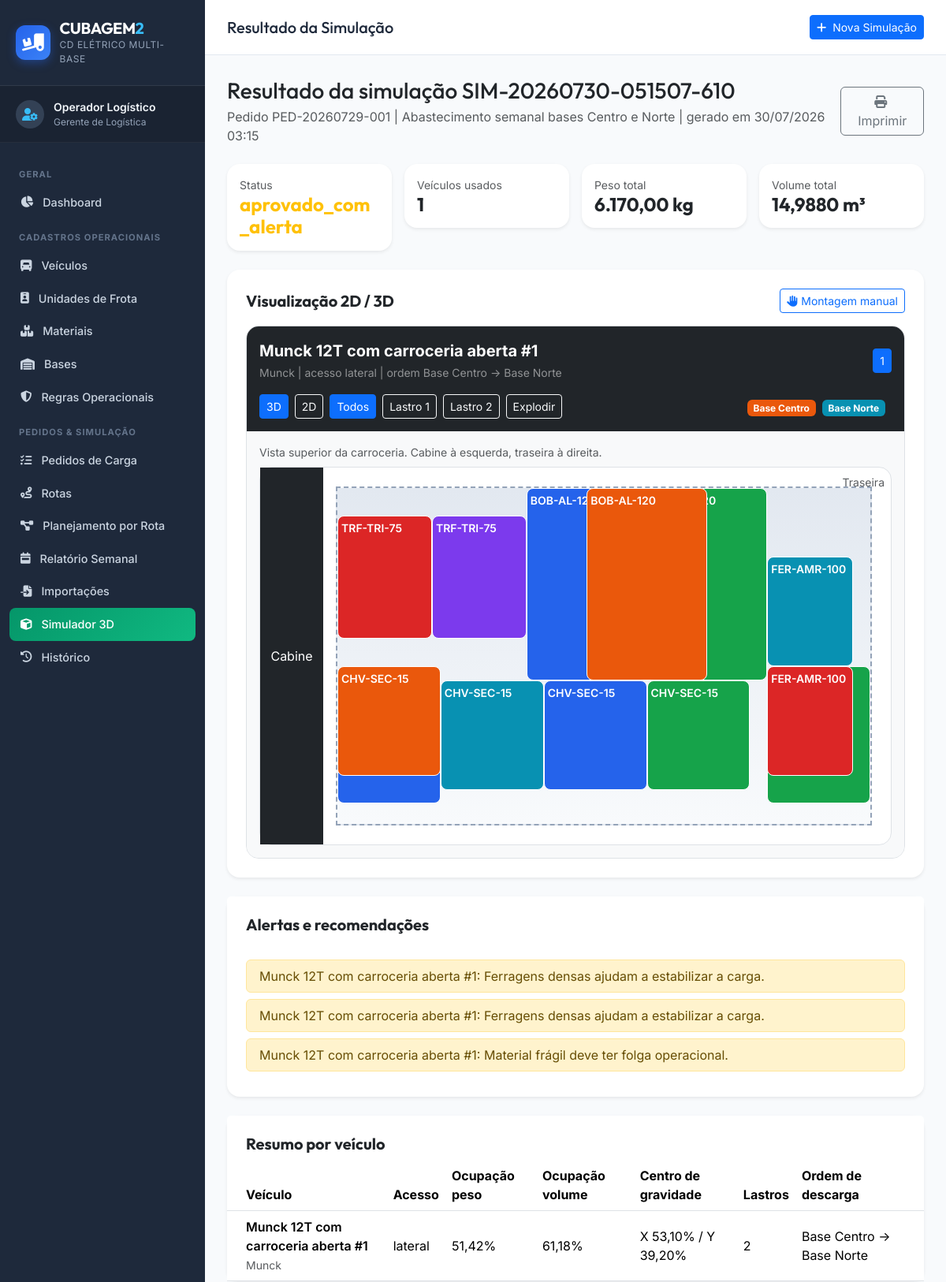
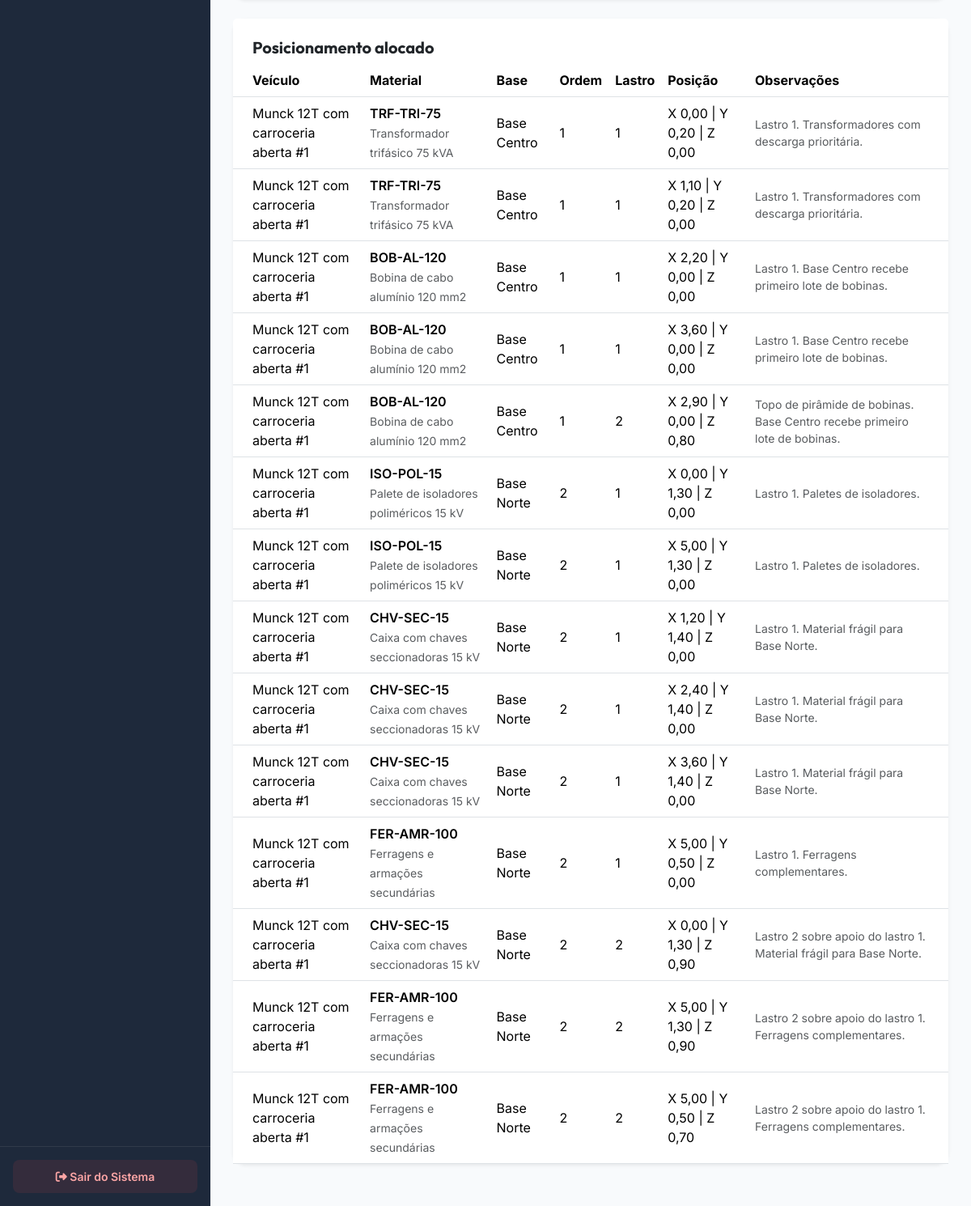
Page /pages/resultado_simulacao.php?id=17 on the committed database (2 pictures, top to bottom).
### tables this page shows
CREATE TABLE simulacao_veiculos (
  id INTEGER PRIMARY KEY AUTOINCREMENT,
  simulacao_id INTEGER NOT NULL,
  veiculo_id INTEGER NOT NULL,
  slot_codigo TEXT NOT NULL,
  veiculo_nome TEXT NOT NULL,
  tipo_veiculo TEXT NOT NULL,
  acesso_descarga TEXT NOT NULL,
  comprimento_m REAL NOT NULL,
  largura_m REAL NOT NULL,
  altura_m REAL NOT NULL,
  capacidade_kg REAL NOT NULL,
  capacidade_m3 REAL NOT NULL,
  peso_total_kg REAL NOT NULL,
  volume_total_m3 REAL NOT NULL,
  ocupacao_peso_pct REAL NOT NULL,
  ocupacao_volume_pct REAL NOT NULL,
  centro_gravidade_x REAL NOT NULL,
  centro_gravidade_y REAL NOT NULL,
  lastros_utilizados INTEGER NOT NULL,
  ordem_carga TEXT NULL,
  ordem_descarga TEXT NULL,
  FOREIGN KEY (simulacao_id) REFERENCES simulacoes(id) ON DELETE CASCADE,
  FOREIGN KEY (veiculo_id) REFERENCES veiculos(id) ON DELETE RESTRICT
);

CREATE TABLE simulacoes (
  id INTEGER PRIMARY KEY AUTOINCREMENT,
  codigo_simulacao TEXT NOT NULL UNIQUE,
  pedido_id INTEGER NOT NULL,
  usuario_id INTEGER NULL,
  score_total REAL NOT NULL,
  status TEXT NOT NULL,
  total_veiculos INTEGER NOT NULL,
  qtd_itens_total INTEGER NOT NULL,
  qtd_itens_alocados INTEGER NOT NULL,
  qtd_itens_nao_alocados INTEGER NOT NULL,
  peso_total_kg REAL NOT NULL,
  volume_total_m3 REAL NOT NULL,
  observacoes TEXT NULL,
  created_at DATETIME DEFAULT CURRENT_TIMESTAMP,
  FOREIGN KEY (pedido_id) REFERENCES pedidos_carga(id) ON DELETE CASCADE
);

CREATE TABLE pedidos_carga (
  id INTEGER PRIMARY KEY AUTOINCREMENT,
  codigo_pedido TEXT NOT NULL UNIQUE,
  descricao TEXT NOT NULL,
  status TEXT DEFAULT 'rascunho',
  observacoes TEXT NULL,
  created_at DATETIME DEFAULT CURRENT_TIMESTAMP,
  updated_at DATETIME DEFAULT CURRENT_TIMESTAMP
);

CREATE TABLE simulacao_alertas (
  id INTEGER PRIMARY KEY AUTOINCREMENT,
  simulacao_id INTEGER NOT NULL,
  simulacao_veiculo_id INTEGER NULL,
  tipo_alerta TEXT NOT NULL,
  severidade TEXT NOT NULL,
  mensagem TEXT NOT NULL,
  FOREIGN KEY (simulacao_id) REFERENCES simulacoes(id) ON DELETE CASCADE,
  FOREIGN KEY (simulacao_veiculo_id) REFERENCES simulacao_veiculos(id) ON DELETE CASCADE
);

### controllers/SimulacaoController.php (called while the page is built, shortened)
<?php
require_once __DIR__ . '/../models/Simulacao.php';
class SimulacaoController {
    private Simulacao $model;
    public function __construct() {
        $this->model = new Simulacao();
    }
    public function buscar(int $id): ?array {
        return $this->model->buscarPorId($id);
    }
}

### models/Simulacao.php (called while the page is built, shortened)
<?php
require_once __DIR__ . '/Regra.php';
class Simulacao {
    private PDO $pdo;
    public function __construct() {
        global $pdo;
        $this->pdo = $pdo;
    }
    public function buscarPorId(int $id): ?array {
        $stmt = $this->pdo->prepare(
            'SELECT s.*, p.codigo_pedido, p.descricao AS pedido_descricao
             FROM simulacoes s
             JOIN pedidos_carga p ON p.id = s.pedido_id
             WHERE s.id = ?'
        );
        $stmt->execute([$id]);
        $sim = $stmt->fetch();
        $stmtVeiculos = $this->pdo->prepare(
            'SELECT * FROM simulacao_veiculos WHERE simulacao_id = ? ORDER BY id ASC'
        );
        $stmtVeiculos->execute([$id]);
        $veiculos = $stmtVeiculos->fetchAll();
        foreach ($veiculos as &$veiculo) {
            $stmtPos = $this->pdo->prepare(
                'SELECT p.*, m.categoria, m.formato_fisico, m.empilhavel, m.max_lastros, m.perfil_empilhamento, m.fragilidade, m.amarracao_especial
                 FROM simulacao_posicoes p
                 JOIN materiais m ON m.id = p.material_id
                 WHERE p.simulacao_veiculo_id = ?
                 ORDER BY p.ordem_entrega ASC, p.lastro_posicao ASC, p.id ASC'
            );
            $stmtPos->execute([$veiculo['id']]);
            $veiculo['itens'] = $stmtPos->fetchAll();
        }
        $stmtPend = $this->pdo->prepare(
            'SELECT p.*, m.categoria, m.formato_fisico, m.empilhavel, m.max_lastros, m.perfil_empilhamento, m.fragilidade, m.amarracao_especial
             FROM simulacao_posicoes p
             JOIN materiais m ON m.id = p.material_id
             WHERE p.simulacao_id = ? AND p.simulacao_veiculo_id IS NULL AND p.status_alocacao = "nao_alocado"
             ORDER BY p.ordem_entrega ASC, p.id ASC'
        );
        $stmtPend->execute([$id]);
        $sim['itens_nao_alocados'] = $stmtPend->fetchAll();
        $stmtAlertas = $this->pdo->prepare(
            'SELECT * FROM simulacao_alertas WHERE simulacao_id = ? ORDER BY id ASC'
        );
        $stmtAlertas->execute([$id]);
        $sim['alertas'] = $stmtAlertas->fetchAll();
        $stmtRegras = $this->pdo->prepare(
            'SELECT * FROM simulacao_regras_aplicadas WHERE simulacao_id = ? ORDER BY id ASC'
        );
        $stmtRegras->execute([$id]);
        $sim['regras_aplicadas'] = $stmtRegras->fetchAll();
        $sim['veiculos'] = $veiculos;
        return $sim;
    }
}

### pages/resultado_simulacao.php (the view, shortened to what this page needs)
<?php
require_once __DIR__ . '/../controllers/SimulacaoController.php';
require_once __DIR__ . '/../includes/header.php';
require_once __DIR__ . '/../includes/menu.php';
$controller = new SimulacaoController();
$simulacao = $controller->buscar((int) ($_GET['id'] ?? 0));
?>
<div class="container-fluid p-0">
    <div class="d-flex justify-content-between align-items-center mb-4">
        <div>
            <h2 class="h3 mb-1 text-dark">Resultado da simulação <?= htmlspecialchars($simulacao['codigo_simulacao']) ?></h2>
            <p class="text-muted mb-0">Pedido <?= htmlspecialchars($simulacao['codigo_pedido']) ?> | <?= htmlspecialchars($simulacao['pedido_descricao']) ?> | gerado em <?= date('d/m/Y H:i', strtotime($simulacao['created_at'])) ?></p>
        </div>
        <button class="btn btn-outline-secondary" onclick="window.print()"><i class="fa-solid fa-print me-1"></i>Imprimir</button>
    </div>
    <div class="row g-3 mb-4">
        <div class="col-md-3"><div class="card border-0 shadow-sm rounded-4"><div class="card-body"><small class="text-muted d-block">Status</small><h4 class="mb-0 text-<?= $simulacao['status'] === 'reprovado' ? 'danger' : ($simulacao['status'] === 'aprovado_com_alerta' ? 'warning' : 'success') ?>"><?= htmlspecialchars($simulacao['status']) ?></h4></div></div></div>
        <div class="col-md-3"><div class="card border-0 shadow-sm rounded-4"><div class="card-body"><small class="text-muted d-block">Veículos usados</small><h4 class="mb-0"><?= (int) $simulacao['total_veiculos'] ?></h4></div></div></div>
        <div class="col-md-3"><div class="card border-0 shadow-sm rounded-4"><div class="card-body"><small class="text-muted d-block">Peso total</small><h4 class="mb-0"><?= number_format($simulacao['peso_total_kg'], 2, ',', '.') ?> kg</h4></div></div></div>
        <div class="col-md-3"><div class="card border-0 shadow-sm rounded-4"><div class="card-body"><small class="text-muted d-block">Volume total</small><h4 class="mb-0"><?= number_format($simulacao['volume_total_m3'], 4, ',', '.') ?> m³</h4></div></div></div>
    </div>
    <div class="card border-0 shadow-sm rounded-4 mb-4">
        <div class="card-body p-4">
            <div class="d-flex justify-content-between align-items-center mb-3">
                <h5 class="fw-bold mb-0">Visualização 2D / 3D</h5>
                <button class="btn btn-sm btn-outline-primary" type="button" data-bs-toggle="collapse" data-bs-target="#manualAssemblyPanel" aria-expanded="false" aria-controls="manualAssemblyPanel">
                    <i class="fa-solid fa-hand me-1"></i>Montagem manual
                </button>
            </div>
            <div id="visualizadorCargaResultado"></div>
        </div>
    </div>
    <?php if (!empty($simulacao['alertas'])): ?>
        <div class="card border-0 shadow-sm rounded-4 mb-4">
            <div class="card-header bg-white border-0 pt-4 px-4"><h5 class="fw-bold mb-0">Alertas e recomendações</h5></div>
            <div class="card-body p-4">
                <?php foreach ($simulacao['alertas'] as $alerta): ?>
                    <div class="alert alert-<?= $alerta['severidade'] === 'danger' ? 'danger' : ($alerta['severidade'] === 'warning' ? 'warning' : 'info') ?> py-2 mb-2"><?= htmlspecialchars($alerta['mensagem']) ?></div>
                <?php endforeach; ?>
            </div>
        </div>
    <?php endif; ?>
    <div class="card border-0 shadow-sm rounded-4 mb-4">
        <div class="card-header bg-white border-0 pt-4 px-4"><h5 class="fw-bold mb-0">Resumo por veículo</h5></div>
        <div class="card-body p-0">
            <div class="table-responsive">
                <table class="table table-hover align-middle mb-0">
                    <thead class="bg-light">
                        <tr>
                            <th class="ps-4">Veículo</th>
                            <th>Acesso</th>
                            <th>Ocupação peso</th>
                            <th>Ocupação volume</th>
                            <th>Centro de gravidade</th>
                            <th>Lastros</th>
                            <th class="pe-4">Ordem de descarga</th>
                        </tr>
                    </thead>
                    <tbody>
                        <?php foreach ($simulacao['veiculos'] as $veiculo): ?>
                            <tr>
                                <td class="ps-4">
                                    <div class="fw-semibold"><?= htmlspecialchars($veiculo['slot_codigo']) ?></div>
                                    <small class="text-muted"><?= htmlspecialchars($veiculo['tipo_veiculo']) ?></small>
                                </td>
                                <td><?= htmlspecialchars($veiculo['acesso_descarga']) ?></td>
                                <td><?= number_format($veiculo['ocupacao_peso_pct'], 2, ',', '.') ?>%</td>
                                <td><?= number_format($veiculo['ocupacao_volume_pct'], 2, ',', '.') ?>%</td>
                                <td>X <?= number_format($veiculo['centro_gravidade_x'], 2, ',', '.') ?>% / Y <?= number_format($veiculo['centro_gravidade_y'], 2, ',', '.') ?>%</td>
                                <td><?= (int) $veiculo['lastros_utilizados'] ?></td>
                                <td class="pe-4"><?= htmlspecialchars($veiculo['ordem_descarga']) ?></td>
                            </tr>
                        <?php endforeach; ?>
                    </tbody>
                </table>
            </div>
        </div>
    </div>
    <div class="card border-0 shadow-sm rounded-4 mb-4">
        <div class="card-header bg-white border-0 pt-4 px-4"><h5 class="fw-bold mb-0">Posicionamento alocado</h5></div>
        <div class="card-body p-0">
            <div class="table-responsive">
                <table class="table table-hover align-middle mb-0">
                    <thead class="bg-light">
                        <tr>
                            <th class="ps-4">Veículo</th>
                            <th>Material</th>
                            <th>Base</th>
                            <th>Ordem</th>
                            <th>Lastro</th>
                            <th>Posição</th>
                            <th class="pe-4">Observações</th>
                        </tr>
                    </thead>
                    <tbody>
                        <?php foreach ($simulacao['veiculos'] as $veiculo): ?>
                            <?php foreach ($veiculo['itens'] as $item): ?>
                                <tr>
                                    <td class="ps-4"><?= htmlspecialchars($veiculo['slot_codigo']) ?></td>
                                    <td><span class="fw-semibold"><?= htmlspecialchars($item['codigo_material']) ?></span><br><small class="text-muted"><?= htmlspecialchars($item['descricao_material']) ?></small></td>
                                    <td><?= htmlspecialchars($item['base_nome']) ?></td>
                                    <td><?= (int) $item['ordem_entrega'] ?></td>
                                    <td><?= (int) $item['lastro_posicao'] ?></td>
                                    <td>X <?= number_format($item['posicao_x'], 2, ',', '.') ?> | Y <?= number_format($item['posicao_y'], 2, ',', '.') ?> | Z <?= number_format($item['posicao_z'], 2, ',', '.') ?></td>
                                    <td class="pe-4 small text-muted"><?= htmlspecialchars($item['observacoes_restricao']) ?></td>
                                </tr>
                            <?php endforeach; ?>
                        <?php endforeach; ?>
                    </tbody>
                </table>
            </div>
        </div>
    </div>
</div>
<?php require_once __DIR__ . '/../includes/footer.php'; ?>

### assets/css/style.css (style rules this page uses)
:root { --primary-color: #0d6efd; --primary-hover: #0b5ed7; --dark-bg: #0f172a; --sidebar-bg: #1e293b; --sidebar-active: #334155; --card-bg: #ffffff; --border-color: #e2e8f0; --text-primary: #1e293b; --text-secondary: #64748b; --accent-munck: #d97706; --accent-truck: #2563eb; --accent-carreta: #059669; --accent-warning: #f59e0b; --accent-danger: #ef4444; --accent-success: #10b981; --radius-sm: 8px; --radius-md: 12px; --radius-lg: 16px; --shadow-sm: 0 1px 3px rgba(0,0,0,0.1); --shadow-md: 0 4px 6px -1px rgba(0,0,0,0.1), 0 2px 4px -1px rgba(0,0,0,0.06); --shadow-lg: 0 10px 15px -3px rgba(0,0,0,0.1), 0 4px 6px -2px rgba(0,0,0,0.05); }
body { font-family: 'Inter', system-ui, -apple-system, sans-serif; background-color: #f8fafc; color: var(--text-primary); margin: 0; padding: 0; }
h1, h2, h3, h4, h5, h6 { font-family: 'Outfit', 'Inter', sans-serif; font-weight: 700; }

### rows in the picture
simulacao_veiculos: id.codigo_simulacao "SIM-20260730-051507-610", id.codigo_pedido "PED-20260729-001", id.descricao "Abastecimento semanal bases Centro e Norte", id.created_at "30/07/2026 03:15", id.status "aprovado_com_alerta", id.total_veiculos "1", id.peso_total_kg "6.170,00", id.volume_total_m3 "14,9880", slot_codigo "Munck 12T com carroceria aberta #1", tipo_veiculo "Munck", acesso_descarga "lateral", ocupacao_peso_pct "51,42", ocupacao_volume_pct "61,18", centro_gravidade_x "53,10", centro_gravidade_y "39,20", lastros_utilizados "2", ordem_descarga "Base Centro -> Base Norte", codigo_material "TRF-TRI-75", descricao_material "Transformador trifásico 75 kVA", base_nome "Base Centro", ordem_entrega "1", lastro_posicao "1", posicao_x "0,00", posicao_y "0,20", posicao_z "0,00", observacoes_restricao "Lastro 1. Transformadores com descarga prioritária.", posicao_x "1,10", codigo_material "BOB-AL-120", descricao_material "Bobina de cabo alumínio 120 mm2", posicao_x "2,20", posicao_y "0,00", observacoes_restricao "Lastro 1. Base Centro recebe primeiro lote de bobinas.", posicao_x "3,60", lastro_posicao "2", posicao_x "2,90", posicao_z "0,80", observacoes_restricao "Topo de pirâmide de bobinas. Base Centro recebe primeiro lote de bobinas.", codigo_material "ISO-POL-15", descricao_material "Palete de isoladores poliméricos 15 kV", base_nome "Base Norte", ordem_entrega "2", posicao_y "1,30", observacoes_restricao "Lastro 1. Paletes de isoladores.", posicao_x "5,00", codigo_material "CHV-SEC-15", descricao_material "Caixa com chaves seccionadoras 15 kV", posicao_x "1,20", posicao_y "1,40", observacoes_restricao "Lastro 1. Material frágil para Base Norte.", posicao_x "2,40", codigo_material "FER-AMR-100", descricao_material "Ferragens e armações secundárias", posicao_y "0,50", observacoes_restricao "Lastro 1. Ferragens complementares.", posicao_z "0,90", observacoes_restricao "Lastro 2 sobre apoio do lastro 1. Material frágil para Base Norte.", observacoes_restricao "Lastro 2 sobre apoio do lastro 1. Ferragens complementares.", posicao_z "0,70"
simulacao_alertas: mensagem "Munck 12T com carroceria aberta #1: Ferragens densas ajudam a estabilizar a carga."
simulacao_alertas: mensagem "Munck 12T com carroceria aberta #1: Ferragens densas ajudam a estabilizar a carga."
simulacao_alertas: mensagem "Munck 12T com carroceria aberta #1: Material frágil deve ter folga operacional."

### other values in the picture
$usuarioLogado['nome'] "Operador Logístico"
$usuarioLogado['cargo'] "Gerente de Logística"
$pageTitle "Resultado da Simulação"
